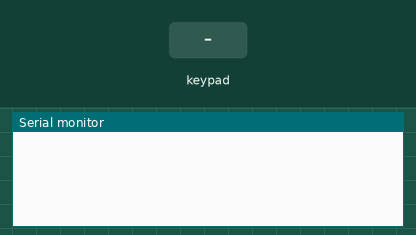
A sketch run on a simulated Arduino Uno, built with avr-gcc and run on an emulated ATmega328P. Parts: the last lines printed to the serial monitor. Inputs (shaded band) come from the test bench.

Above: at 1.2 s.
1.3 s: key '7' pressed
At 2.4 s:
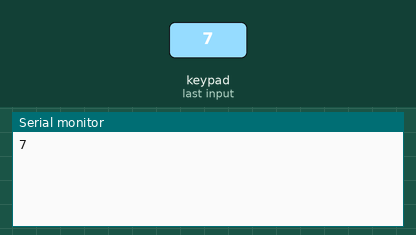
2.8 s: keypad keys 1 3 1 2 1 1 1 0 = pressed 0.4 s apart
At 7.2 s:
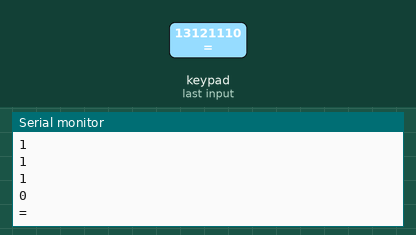
7.9 s: key '/' pressed
At 8.9 s:
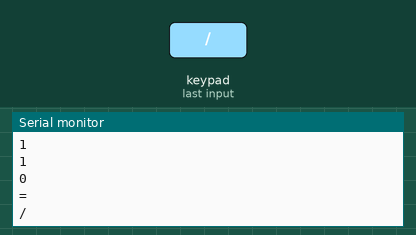
9.4 s: key 'X' pressed
At 9.8 s:
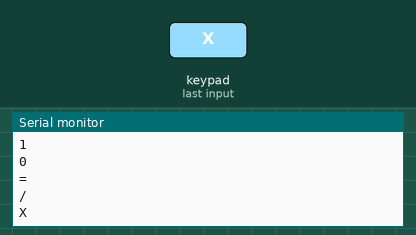
10.9 s: key 'C' pressed
At 12.1 s:
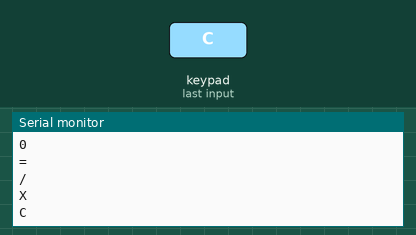
12.4 s: keypad keys 9 8 7 6 pressed 0.4 s apart
At 14.1 s:
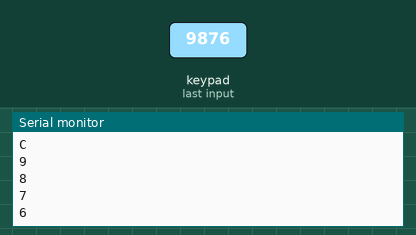
Timing chart, 0 to 15.6 s (numbered marks = the images above; inputs shaded):
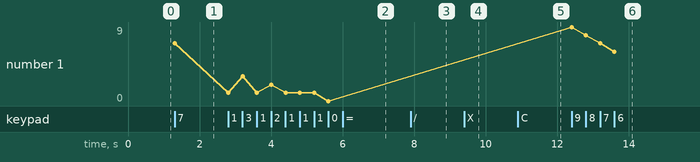

The sketch:

keypad_matrix.ino
```cpp
#include<Keypad.h>
const byte ROWS = 4;
const byte COLS = 4;

char hexaKeys[ROWS][COLS] = {
  {'7','8','9','/'},
  {'4','5','6','X'},
  {'1','2','3','-'},
  {'C','0','=','+'}
};

byte rowPins[ROWS] = {13,12,11,10};
byte colPins[COLS] = {9,8,7,6};

Keypad customKeypad = Keypad(makeKeymap(hexaKeys),rowPins, colPins, ROWS, COLS);

void setup() {
  // put your setup code here, to run once:
  Serial.begin(9600);

}

void loop() {
  // put your main code here, to run repeatedly:
  char customKey = customKeypad.getKey();
  if (customKey){
    Serial.println(customKey);
  }


}
```

Measured:
- after the input at 1.3 s, the serial monitor: prints a new line at once (image 1)
- after the input at 2.8 s, the serial monitor: prints a new line at once (image 2)
- after the input at 7.9 s, the serial monitor: prints a new line at once (image 3)
- after the input at 9.4 s, the serial monitor: prints a new line at once (image 4)
- after the input at 10.9 s, the serial monitor: prints a new line at once (image 5)
- after the input at 12.4 s, the serial monitor: prints a new line at once (image 6)
- plotted number 1: 7 → 0 after the input at 2.8 s, 0 → 6 after the input at 12.4 s
